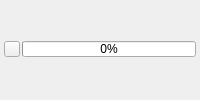
          <widget class="QWidget" name="progress_bar_bar_" native="true">
           <layout class="QVBoxLayout" name="verticalLayout_8">
            <property name="spacing">
             <number>2</number>
            </property>
            <property name="leftMargin">
             <number>4</number>
            </property>
            <property name="topMargin">
             <number>2</number>
            </property>
            <property name="rightMargin">
             <number>4</number>
            </property>
            <property name="bottomMargin">
             <number>4</number>
            </property>
            <item>
             <widget class="QWidget" name="widget_7" native="true">
              <layout class="QHBoxLayout" name="horizontalLayout_6">
               <property name="spacing">
                <number>2</number>
               </property>
               <property name="margin">
                <number>0</number>
               </property>
               <item>
                <widget class="QToolButton" name="abort_button_">
                 <property name="minimumSize">
                  <size>
                   <width>16</width>
                   <height>16</height>
                  </size>
                 </property>
                 <property name="maximumSize">
                  <size>
                   <width>16</width>
                   <height>16</height>
                  </size>
                 </property>
                 <property name="toolTip">
                  <string>Abort processing this layer</string>
                 </property>
                 <property name="text">
                  <string/>
                 </property>
                 <property name="icon">
                  <iconset resource="../../Resources/QtResources.qrc">
                   <normaloff>:/Images/Close.png</normaloff>:/Images/Close.png</iconset>
                 </property>
                 <property name="iconSize">
                  <size>
                   <width>16</width>
                   <height>16</height>
                  </size>
                 </property>
                </widget>
               </item>
               <item>
                <widget class="QProgressBar" name="progress_bar_">
                 <property name="sizePolicy">
                  <sizepolicy hsizetype="Preferred" vsizetype="Fixed">
                   <horstretch>0</horstretch>
                   <verstretch>0</verstretch>
                  </sizepolicy>
                 </property>
                 <property name="minimumSize">
                  <size>
                   <width>0</width>
                   <height>16</height>
                  </size>
                 </property>
                 <property name="maximumSize">
                  <size>
                   <width>16777215</width>
                   <height>16</height>
                  </size>
                 </property>
                 <property name="toolTip">
                  <string>Progress in processing this layer</string>
                 </property>
                 <property name="value">
                  <number>0</number>
                 </property>
                 <property name="alignment">
                  <set>Qt::AlignCenter</set>
                 </property>
                 <property name="textVisible">
                  <bool>true</bool>
                 </property>
                </widget>
               </item>
              </layout>
             </widget>
            </item>
           </layout>
          </widget>
